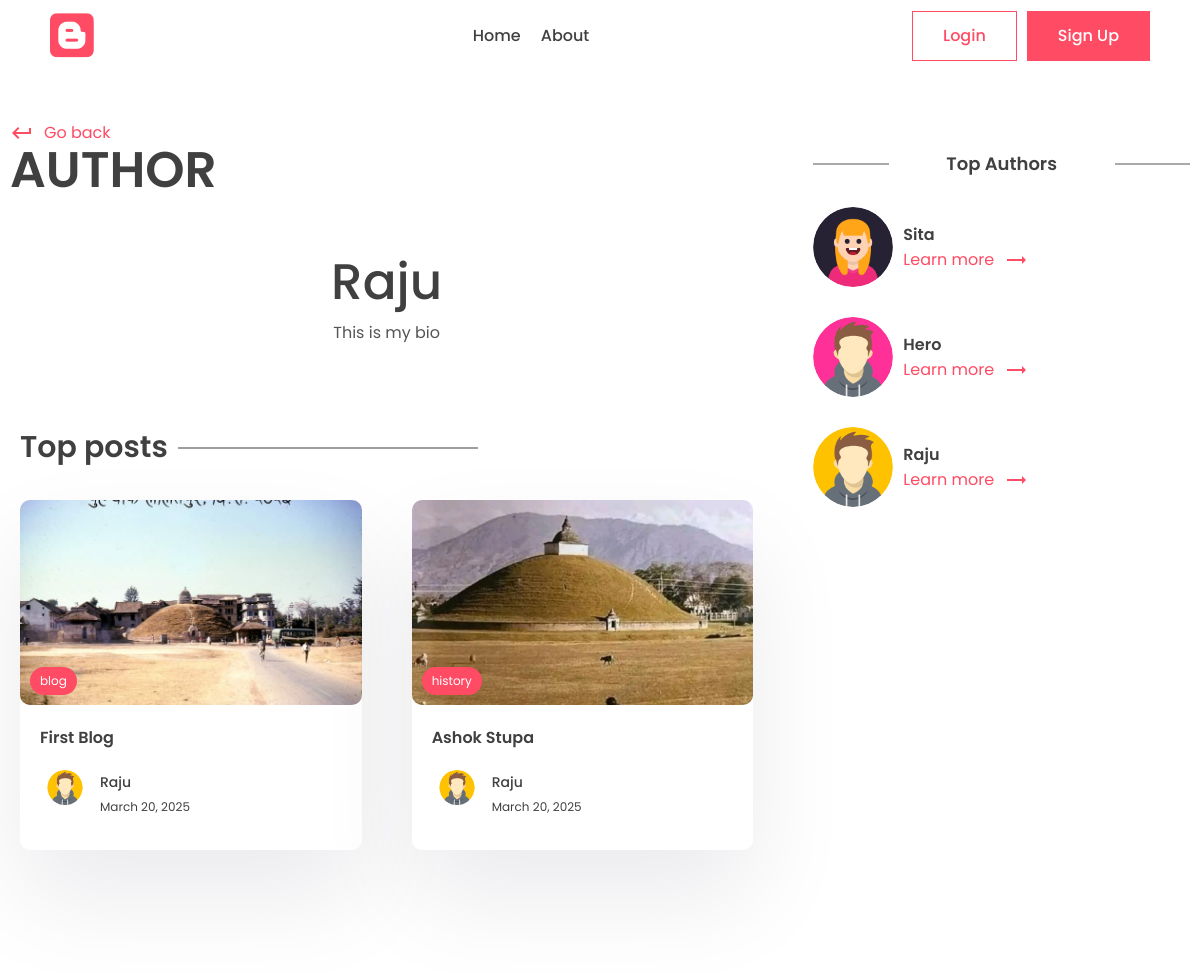
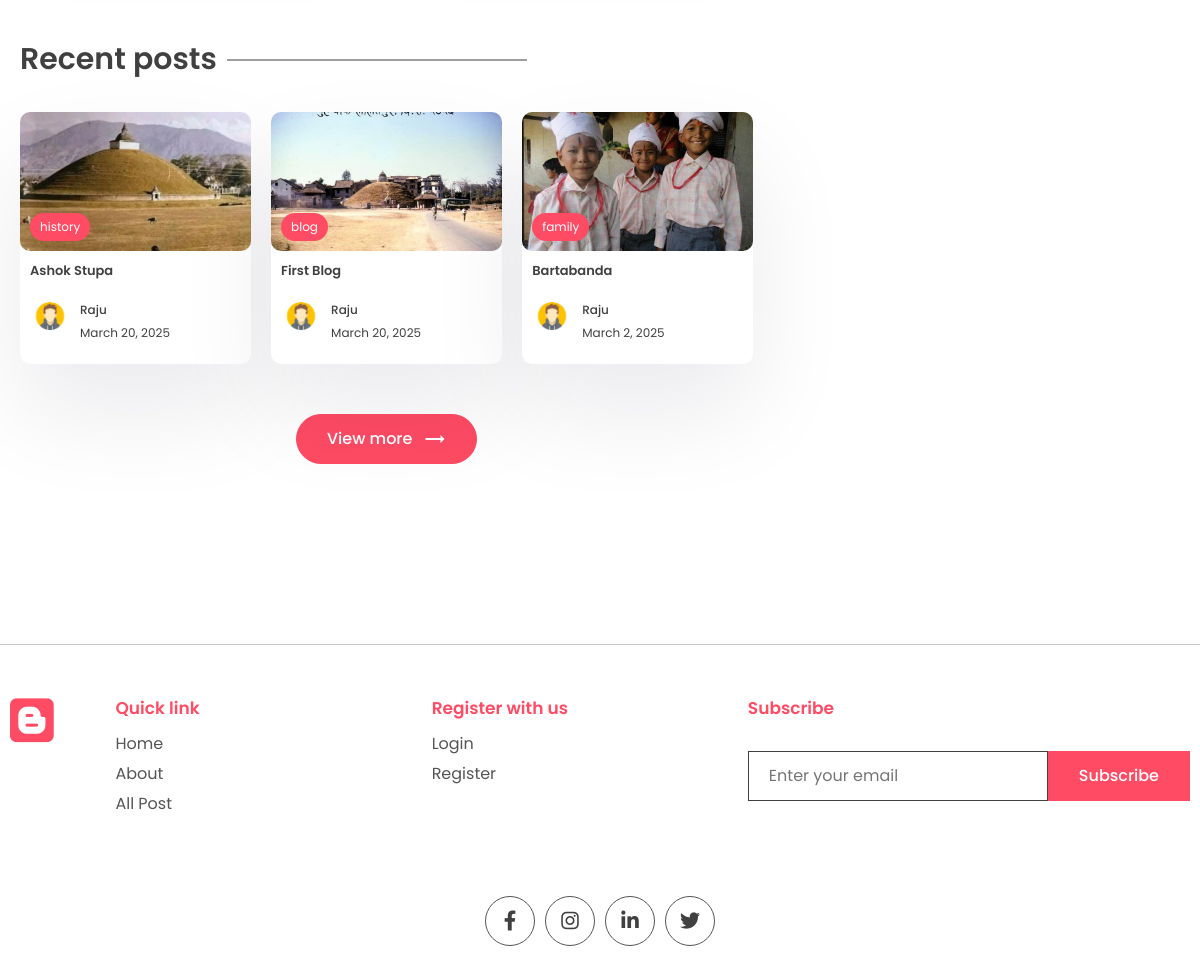
The app's page /author/raju with its own data (2 pictures, top to bottom).
### app/models.py (models this page shows, shortened)
class Profile(models.Model):
    user = models.OneToOneField(User, on_delete=models.CASCADE)
    profile_image = models.ImageField(null=True, blank=True, upload_to="images/")
    slug = models.SlugField(max_length=200, unique=True)
    bio = models.CharField(max_length=200)

class Post(models.Model):
    title = models.CharField(max_length=200)
    content = models.TextField()
    last_updated = models.DateTimeField(auto_now=True)
    slug = models.SlugField(max_length=200, unique=True)
    image = models.ImageField(null=True, blank=True, upload_to="images/")
    tags = models.ManyToManyField(Tag, blank=True, related_name='post')
    view_count = models.IntegerField(null=True, blank=True)
    author = models.ForeignKey(User, on_delete=models.CASCADE, null=True, blank=True)
    is_featured = models.BooleanField(default=False)
    bookmarks =models.ManyToManyField(User, related_name="bookmarks", default=None, blank=True)
    likes = models.ManyToManyField(User, related_name="likes", default=None, blank=True)

class Tag(models.Model):
    name = models.CharField(max_length=100)
    description = models.CharField(max_length=100)
    slug = models.SlugField(max_length=100, unique=True)

### app/views.py (the view)
# urls.py: path('author/<slug:slug>', views.author_page, name='author_page'),
def author_page(request, slug):
    profile = Profile.objects.get(slug=slug)
    top_posts = Post.objects.filter(author = profile.user).order_by('-view_count')[0:2]
    recent_posts = Post.objects.filter(author = profile.user).order_by('-last_updated')[0:3]
    top_authors = User.objects.annotate(number = Count('post')).order_by('number')
    context = {'profile':profile, 'top_posts':top_posts, 'recent_posts':recent_posts, 'top_authors':top_authors}
    return render(request, 'app/author.html', context)

### app/templates/app/author.html (shortened to what this page needs)
{% extends "base.html" %}
{% block content %}
<div class="container">
  <div class="layout">
    <div class="left">
      <div class="page-top">
        <div class="top flex">
          <div class="page-name">
            <a href="#" class="learn">
              <span class="material-icons"> keyboard_return </span> Go
              back
            </a>
            <h1>Author</h1>
          </div>
        </div>
      </div>
      <center>
        <div class="typo">
          <h1 class="title">{{profile.user.first_name}}</h1>
          <p>
            {{profile.bio}}
          </p>
        </div>
      </center>
      <section class="sp">
        <div class="container">
          <h1 class="sec-title">Top posts</h1>
          <div class="grid-2 blog">
            {% for post in top_posts %}
            <a href="{% url "post_page" post.slug %}">
              <div class="card">
                <div class="post-img">
                  <img src="{{post.image.url}}" alt="" />
                  <div class="tag">{{post.tags.all.0.name}}</div>
                </div>
                <div class="card-content">
                  <h3>
                    {{post.title}}
                  </h3>
                  <div class="author">
                    <div class="profile-pic">
                      <img src="{{post.author.profile.profile_image.url}}" alt="" />
                    </div>
                    <div class="details">
                      <p>{{post.author.first_name}}</p>
                      <small>{{post.last_updated|date}}</small>
                    </div>
                  </div>
                </div>
              </div>
            </a>
             {% empty %}
             <p>Nothing to show here</p>
            {% endfor %}
          </div>
        </div>
      </section>
      <section class="sp">
        <div class="container">
          <h1 class="sec-title">Recent posts</h1>
          <div class="grid-3 blog-grid">
            {% for post in recent_posts %}
            <a href="{% url "post_page" post.slug %}">
                <div class="card">
                  <div class="post-img">
                    <img src="{{post.image.url}}" alt="" />
                    <div class="tag">{{post.tags.all.0.name}}</div>
                  </div>
                  <div class="card-content">
                    <h3>
                      {{post.title}}
                    </h3>
                    <div class="author">
                      <div class="profile-pic">
                        <img src=".{{post.author.profile.profile_image.url}}" alt="" />
                      </div>
                      <div class="details">
                        <p>{{post.author.first_name}}</p>
                        <small>{{post.last_updated|date}}</small>
                      </div>
                    </div>
                  </div>
                </div>
              </a>
            {% empty %}
            <p>Nothing to show here</p>
            {% endfor %}
          </div>
          <center>
            <button class="btn btn-primary rounded view">
              View more
              <span class="material-icons"> trending_flat </span>
            </button>
          </center>
        </div>
      </section>
    </div>
    <div class="right">
      <div class="block">
        <h2 class="title2">Top Authors</h2>
        {% for author in top_authors %}
        <div class="recent-post other-author">
          <div class="rounded-img">
            <img src="{{author.profile.profile_image.url}}" alt="" />
          </div>
          <div class="recent-content">
            <h3>
              {{author.first_name}}
            </h3>
            <a class="learn" href="{% url "author_page" author.profile.slug %}"
              >Learn more
              <span class="material-icons"> trending_flat </span></a
            >
          </div>
        </div>
        {% empty %}
             <p>Nothing to show here</p>
        {% endfor %}
      </div>
    </div>
  </div>
</div>
{% endblock content %}

### app/static/app/style.css (style rules this page uses)
* { margin: 0; padding: 0; box-sizing: border-box; text-decoration: none; border: none; outline: none; list-style: none; font-family: "Poppins", sans-serif; color: var(--black); }
:root { --red: #ff4b64; --black: #404040; --des: #555555; --shadow: #ffffff1a 0px 1px 1px 0px inset, #32325d40 0px 50px 100px -20px, #0000004d 0px 30px 60px -30px; --shadow2: rgba(17, 12, 46, 0.084) 0px 48px 100px 0px; }
html { font-size: 62.5%; }
[class*="grid"] { display: grid; }
img { width: 100%; }
.container { max-width: 1220px; margin: auto; padding: 0 10px; }
p, a { font-size: 1.6rem; color: var(--des); }
.btn { cursor: pointer; height: 5rem; padding: 0 3rem; font-size: 1.6rem; font-weight: 500; border: 1px solid var(--red); display: flex; align-items: center; justify-content: center; gap: 1rem; }
.btn span { color: white; }
.btn-primary { background: var(--red); color: white; }
.rounded { border-radius: 5rem; }
.typo { width: 50%; margin-top: 5rem; }
.title { font-size: 5rem; font-weight: 500; }
.sp { padding: 8rem 0; }
.grid-2 { grid-template-columns: 1.3fr 1fr; align-items: center; }
.post-img { height: 40rem; width: 100%; overflow: hidden; border-radius: 1rem; }
.post-img img { height: 100%; object-fit: cover; object-position: center; }
.learn { display: flex; align-items: center; gap: 1rem; color: var(--red); margin-top: 2rem; }
.learn span { color: #ff4b64; }
.sec-title { font-size: 3rem; font-weight: 600; position: relative; width: fit-content; margin-bottom: 3rem; }
.sec-title::after { content: ""; position: absolute; right: -31rem; height: 1px; width: 30rem; background: var(--black); top: 50%; transform: translateY(-50%); }
.grid-3 { grid-template-columns: repeat(3, 1fr); gap: 5rem; }
.card { background: white; box-shadow: var(--shadow2); border-radius: 1rem; cursor: pointer; transition: 0.3s; }
.post-img { position: relative; }
.tag { position: absolute; bottom: 1rem; left: 1rem; background: var(--red); color: white; border-radius: 5rem; padding: 0.5rem 1rem; font-size: 1.2rem; }
.card-content { padding: 2rem; padding-bottom: 3rem; }
.card h3 { font-size: 1.6rem; font-weight: 600; }
.card .post-img { width: 100%; height: unset; aspect-ratio: 1/0.6; }
.author { display: flex; align-items: center; gap: 1rem; margin-top: 2rem; }
.profile-pic { width: 5rem; aspect-ratio: 1/1; border-radius: 50%; overflow: hidden; }
.author p { color: var(--black); font-weight: 500; font-size: 1.4rem; }
.author small { color: var(--black); font-size: 1.2rem; }
.view { margin-top: 5rem; }
.layout { display: flex; gap: 5rem; }
.left { width: 100%; height: 100%; }
.right { position: sticky; top: 70px; height: 100%; width: 50%; }
.page-name h1 { font-size: 5rem; text-transform: uppercase; font-weight: 600; line-height: 5rem; }
.flex { display: flex; align-items: flex-end; justify-content: space-between; }
.left .typo { width: 100%; }
.blog { grid-template-columns: 1fr 1fr; gap: 5rem; }
.title2 { position: relative; font-size: 1.8rem; text-align: center; font-weight: 600; margin-bottom: 3rem; }
.title2::before { content: ""; position: absolute; height: 1px; width: 20%; background: var(--des); left: 0; top: 50%; transform: translateY(-50%); }
.title2::after { content: ""; position: absolute; height: 1px; width: 20%; background: var(--des); right: 0; top: 50%; transform: translateY(-50%); }
.blog-grid { gap: 2rem; }
.blog-grid .card-content { padding: 1rem; padding-bottom: 2rem; }
.blog-grid .card h3 { font-size: 1.3rem; font-weight: 600; }
.blog-grid .profile-pic { width: 4rem; }
.blog-grid .author p { font-size: 1.2rem; }
.block { margin-top: 5rem; }
.rounded-img { width: 8rem; aspect-ratio: 1/1; overflow: hidden; border-radius: 50%; }
.rounded-img img { width: 100%; height: 100%; object-fit: cover; object-position: center; }
.recent-post { display: grid; align-items: center; gap: 1rem; margin-top: 3rem; grid-template-columns: auto 1fr; }
.recent-post .learn { margin-top: 0rem; }
.recent-post h3 { font-size: 1.6rem; font-weight: 600; }

### records on screen
Profile: user.first_name "Raju", bio "This is my bio"
Post: image (picture), tags.all.0.name "blog", title "First Blog", author.profile.profile_image (picture), author.first_name "Raju", last_updated "March 20, 2025"
Post: image (picture), tags.all.0.name "history", title "Ashok Stupa", author.profile.profile_image (picture), author.first_name "Raju", last_updated "March 20, 2025"
Post: image (picture), tags.all.0.name "family", title "Bartabanda", author.profile.profile_image (picture), author.first_name "Raju", last_updated "March 2, 2025"

### other values on screen
{{ author.first_name }} "Sita"
{{ author.first_name }} "Hero"
{{ author.first_name }} "Raju"
